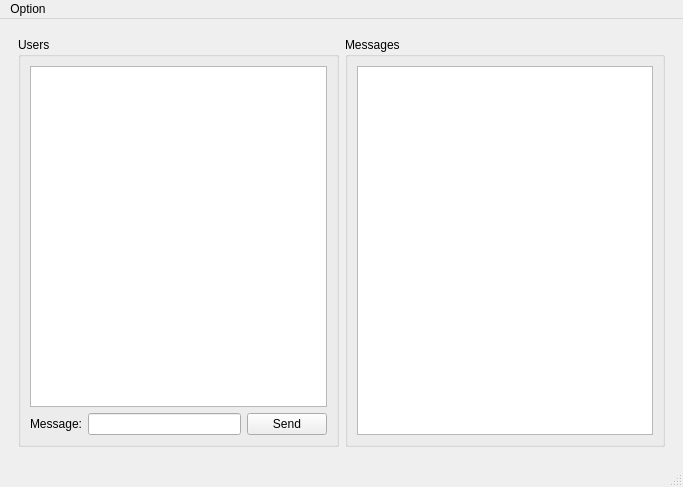
<?xml version="1.0" encoding="UTF-8"?>
<ui version="4.0">
 <class>MainWindow</class>
 <widget class="QMainWindow" name="MainWindow">
  <property name="geometry">
   <rect>
    <x>0</x>
    <y>0</y>
    <width>683</width>
    <height>487</height>
   </rect>
  </property>
  <property name="windowTitle">
   <string>Client</string>
  </property>
  <widget class="QWidget" name="centralwidget">
   <layout class="QGridLayout" name="gridLayout_3">
    <item row="0" column="0">
     <widget class="QStackedWidget" name="stackedWidget">
      <property name="currentIndex">
       <number>1</number>
      </property>
      <widget class="QWidget" name="page">
       <layout class="QGridLayout" name="gridLayout_2">
        <item row="0" column="0">
         <widget class="QGroupBox" name="groupBox">
          <property name="title">
           <string>Messages</string>
          </property>
          <layout class="QGridLayout" name="gridLayout">
           <item row="0" column="1">
            <widget class="QListWidget" name="lstMessages"/>
           </item>
          </layout>
         </widget>
        </item>
        <item row="1" column="0">
         <layout class="QHBoxLayout" name="horizontalLayout">
          <item>
           <widget class="QLabel" name="label">
            <property name="text">
             <string>Message:</string>
            </property>
           </widget>
          </item>
          <item>
           <widget class="QLineEdit" name="lnMessage"/>
          </item>
          <item>
           <widget class="QPushButton" name="btnSend">
            <property name="text">
             <string>Send</string>
            </property>
           </widget>
          </item>
         </layout>
        </item>
       </layout>
      </widget>
      <widget class="QWidget" name="page_2">
       <layout class="QGridLayout" name="gridLayout_4">
        <item row="0" column="0">
         <widget class="QGroupBox" name="groupBox_2">
          <property name="title">
           <string>Users</string>
          </property>
          <layout class="QGridLayout" name="gridLayout_5">
           <item row="0" column="0">
            <widget class="QListWidget" name="userLst"/>
           </item>
           <item row="1" column="0">
            <layout class="QHBoxLayout" name="horizontalLayout_2">
             <item>
              <widget class="QLabel" name="label_2">
               <property name="text">
                <string>Message:</string>
               </property>
              </widget>
             </item>
             <item>
              <widget class="QLineEdit" name="lnPrivate"/>
             </item>
             <item>
              <widget class="QPushButton" name="btnSendPrivate">
               <property name="text">
                <string>Send</string>
               </property>
              </widget>
             </item>
            </layout>
           </item>
          </layout>
         </widget>
        </item>
        <item row="0" column="1">
         <widget class="QGroupBox" name="groupBox_3">
          <property name="title">
           <string>Messages</string>
          </property>
          <layout class="QGridLayout" name="gridLayout_6">
           <item row="0" column="0">
            <widget class="QListWidget" name="lstPrivate"/>
           </item>
          </layout>
         </widget>
        </item>
       </layout>
      </widget>
     </widget>
    </item>
   </layout>
  </widget>
  <widget class="QMenuBar" name="menubar">
   <property name="geometry">
    <rect>
     <x>0</x>
     <y>0</y>
     <width>683</width>
     <height>17</height>
    </rect>
   </property>
   <widget class="QMenu" name="menuOption">
    <property name="title">
     <string>Option</string>
    </property>
    <addaction name="separator"/>
    <addaction name="actionPrivateMessage"/>
    <addaction name="actionPublic_Chat"/>
    <addaction name="separator"/>
    <addaction name="actionExit"/>
   </widget>
   <addaction name="menuOption"/>
  </widget>
  <widget class="QStatusBar" name="statusbar"/>
  <action name="actionPrivateMessage">
   <property name="text">
    <string>Private Message</string>
   </property>
  </action>
  <action name="actionExit">
   <property name="text">
    <string>Exit</string>
   </property>
  </action>
  <action name="actionPublic_Chat">
   <property name="text">
    <string>Public Chat</string>
   </property>
  </action>
 </widget>
 <resources/>
 <connections/>
</ui>
